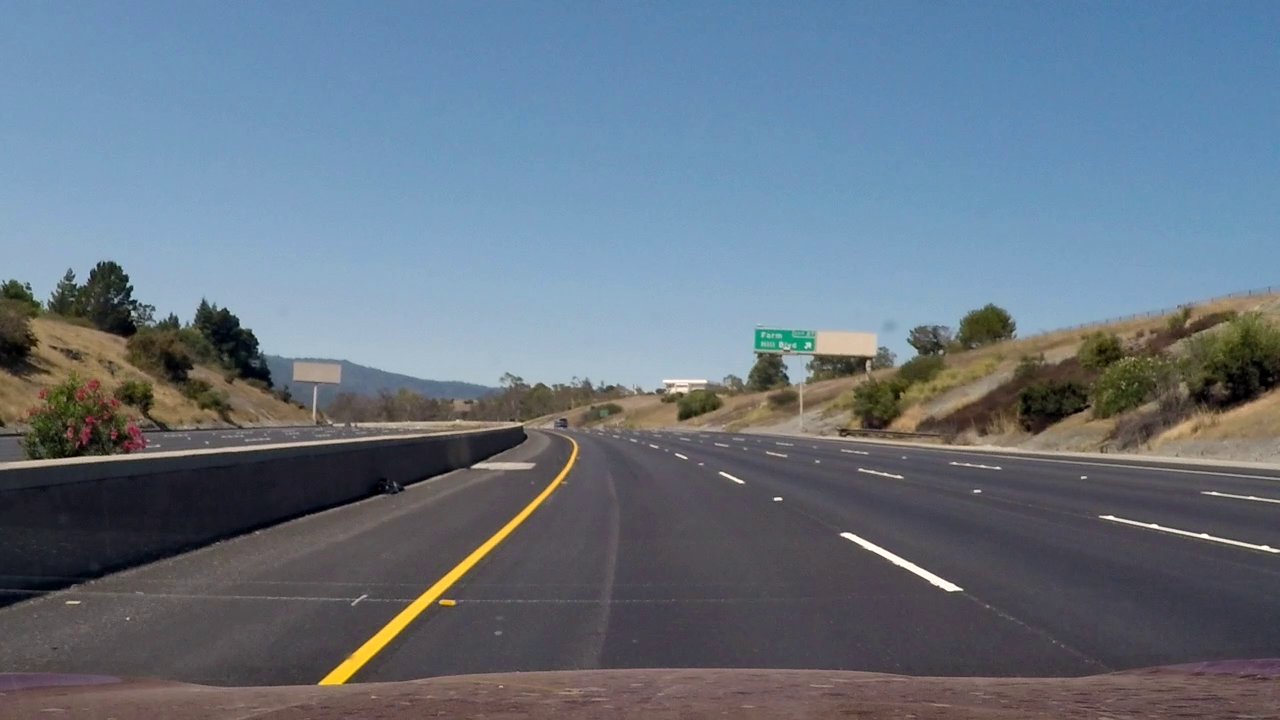
#> input picture frame1.png, 1280 x 720 px, found by its file name; its folder holds only this picture in this run
$ jupyter execute --allow-errors Dev.ipynb   (shell and % lines are left out)
#> lines starting #> are read from the running program, lines starting #| are printed output that depends on the picture; after the words box and inside, x2 and y2 are one past the last pixel; in counts of white or black regions, pixels touching at a corner belong together
[cell 1]
import os
import numpy as np
import cv2
import sys
from scipy import misc
import glob
import matplotlib.pyplot as plt

[cell 2]
original_imgs_path = 'data/crops/original'
depth_imgs_path = 'data/crops/depth'


imgs = glob.glob(os.path.join(original_imgs_path, "*.png"))
depths = glob.glob(os.path.join(depth_imgs_path, "*.png"))

imgs.sort()
depths.sort()

imgPath = 'data/crops/original/frame82.png'
depthPath = 'data/crops/depth/frame82_disp.png'
#> (the rest of this cell did not finish here and is left out)

[cell 3]
position = [900,400,200,150] # x, y ,w, h
#> position = [900, 400, 200, 150]

[cell 4]
img = cv2.imread(imgPath,1)
depth = cv2.imread(depthPath,0)
#> (the rest of this cell did not finish here and is left out)

[cell 5]
def DistanceCompute(imgPath, depthPath, position, showFlag = True):

    img = cv2.imread(imgPath,1)
    depth = cv2.imread(depthPath,0)
    img = cv2.rectangle(img,(900,400),(1100,550),(0,255,0),3)
    crop = depth[400:550,900:1100]
    distance = np.uint8(crop.mean())
    if showFlag:
        plt.imshow(img,cmap='gray')
        plt.show()
    return distance

    if(distance < 80):
        return -1

[cell 6]
def DistanceCompute(depthPath, position, idx, showFlag = True):
#> called with depthPath = 'data/crops/original/frame82.png', position = 'data/crops/depth/frame82_disp.png', showFlag = True
    depth = cv2.imread(depthPath,0)
    for i in range(len(position[idx])):
        top = position[idx][i][0]
        left = position[idx][i][1]
        bottom = position[idx][i][2]
        right = position[idx][i][3]
        depth = cv2.rectangle(depth,(top,left),(bottom,right),(255,255,0),3)
#> this loop made 0 passes
    if showFlag:
        plt.imshow(depth,cmap='gray')
        plt.show()

#> (a cell that did not finish here is left out)

[cell 8]
import numpy as np
import cv2
import matplotlib.pyplot as plt
import PIL.Image as Image
# i prefer PIL to draw the text, more beautiful
import PIL.ImageDraw as ImageDraw
import PIL.ImageFont as ImageFont

[cell 9]
image = cv2.imread('data/crops/original/frame1.png')
#> image is the input picture: shape (720, 1280, 3); mean B, G, R 129.8, 115.7, 102.7
plt.figure(figsize = (10, 10))
plt.subplot(1, 2, 1)
plt.imshow(cv2.cvtColor(image, cv2.COLOR_BGR2RGB))
plt.subplot(1, 2, 2)
plt.imshow(cv2.cvtColor(image, cv2.COLOR_BGR2GRAY), cmap = 'gray')
plt.show()

[cell 10]
import math

def grayscale(img):
    return cv2.cvtColor(img, cv2.COLOR_BGR2GRAY)
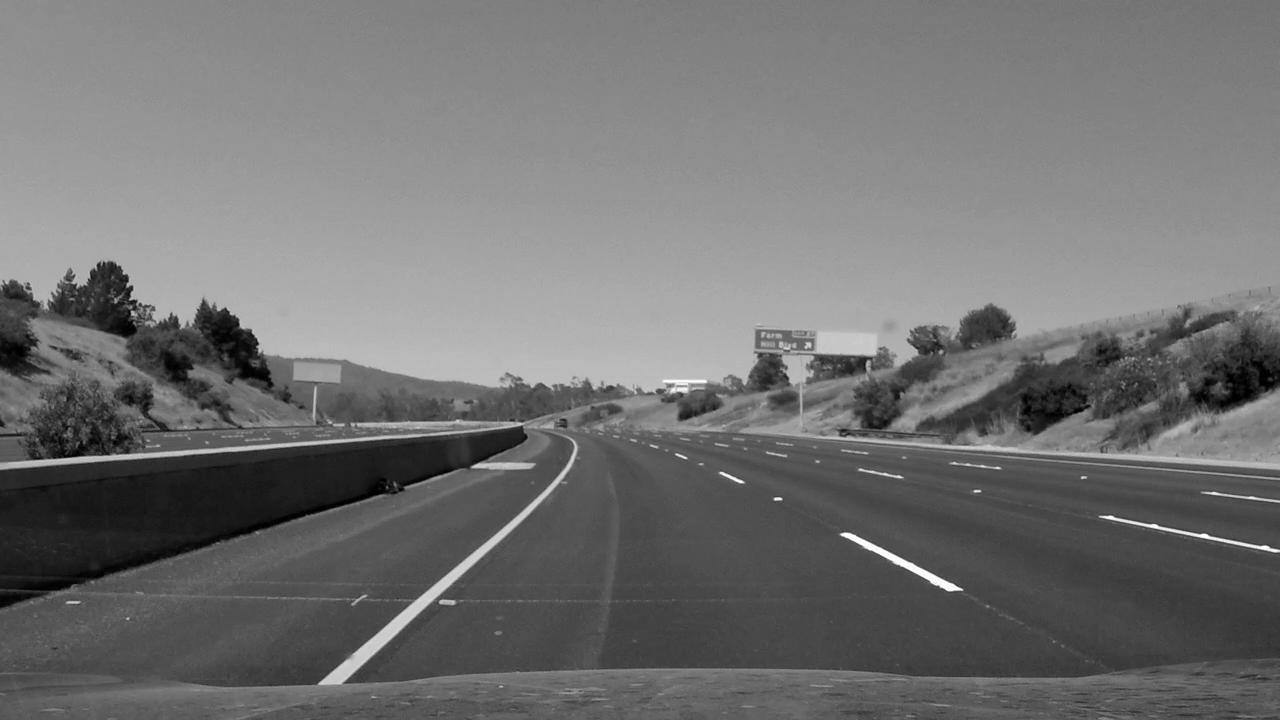
#> returned value: shape (720, 1280); min 0, max 255, mean 113.4

def canny(img, low_threshold, high_threshold):
#> called with low_threshold = 100, high_threshold = 150
    return cv2.Canny(img, low_threshold, high_threshold)
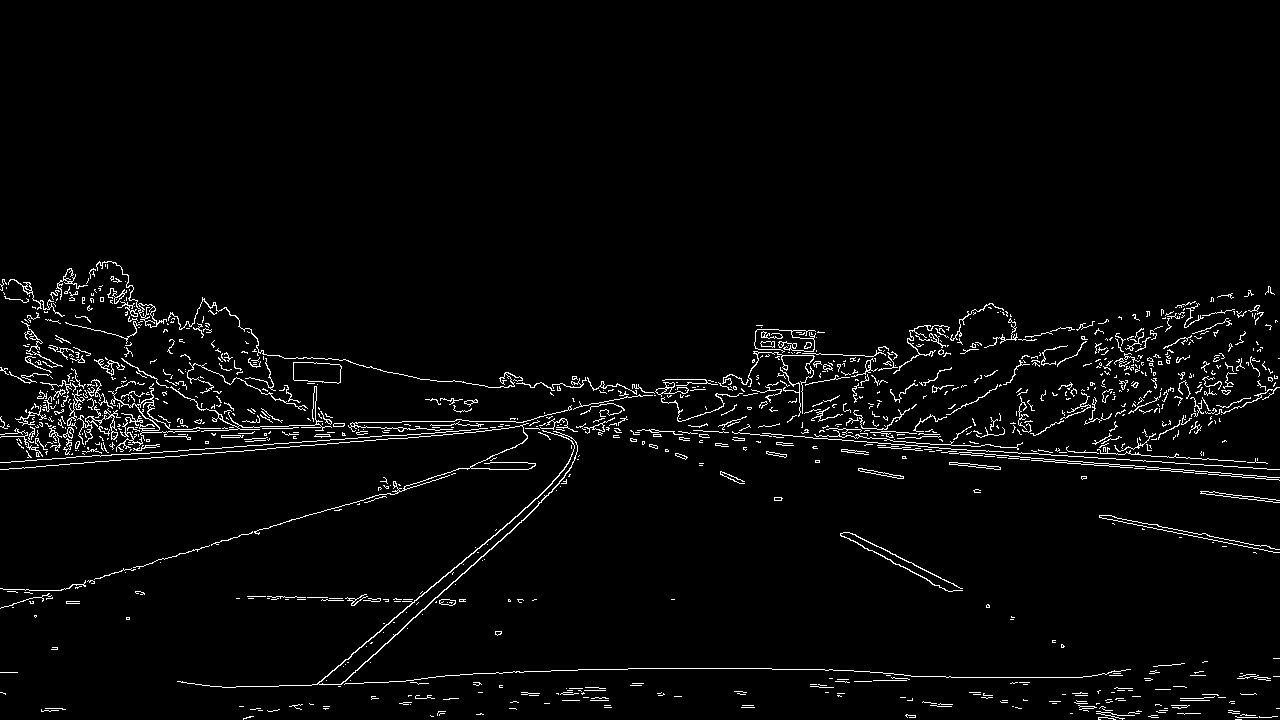
#> returned value: shape (720, 1280); 3% white in thin lines or dots, all inside (x1, y1, x2, y2) = (0, 261, 1280, 720)

def gaussian_blur(img, kernel_size):
#> called with kernel_size = 5
    return cv2.GaussianBlur(img, (kernel_size, kernel_size), 0)

def region_of_interest(img, vertices):
    mask = np.zeros_like(img)
    if len(img.shape) > 2:
        channel_count = img.shape[2]
        ignore_mask_color = (255,) * channel_count
    else:
        ignore_mask_color = 255
    cv2.fillPoly(mask, vertices, ignore_mask_color)
    masked_image = cv2.bitwise_and(img, mask)
    return masked_image

[cell 11]
plt.figure(figsize = (15, 10))

plt.subplot(2, 2, 1)
plt.imshow(grayscale(image), cmap = 'gray')
plt.title('grayscale')

plt.subplot(2, 2, 2)
plt.imshow(canny(image, 100, 150))
plt.title('canny edge detection')

plt.subplot(2, 2, 3)
plt.imshow(gaussian_blur(canny(image, 100, 150), 5))
plt.title('gaussian blur k=5')

plt.subplot(2, 2, 4)
plt.imshow(gaussian_blur(canny(image, 100, 150), 7))
plt.title('gaussian blur k=7')

plt.show()

[cell 12]
blurred = gaussian_blur(canny(image, 100, 150), 7)
rows, cols = image.shape[:2]
#> rows = 720; cols = 1280
bottom_left  = [int(cols*0.05), int(rows*0.95)]
#> bottom_left = [64, 684]
top_left     = [int(cols*0.35), int(rows*0.65)]
#> top_left = [448, 468]
bottom_right = [int(cols*0.95), int(rows*0.95)]
#> bottom_right = [1216, 684]
top_right    = [int(cols*0.65), int(rows*0.65)]
#> top_right = [832, 468]
vertices = np.array([[bottom_left, top_left, top_right, bottom_right]], dtype=np.int32)

[cell 13]
copied = np.copy(blurred)
cv2.line(copied,tuple(bottom_left),tuple(bottom_right), (255, 0, 0), 5)
cv2.line(copied,tuple(bottom_right),tuple(top_right), (255, 0, 0), 5)
cv2.line(copied,tuple(top_left),tuple(bottom_left), (255, 0, 0), 5)
cv2.line(copied,tuple(top_left),tuple(top_right), (255, 0, 0), 5)
plt.imshow(copied)
plt.show()

[cell 14]
copied = np.copy(blurred)
plt.imshow(region_of_interest(copied,vertices))
#> in region_of_interest, `cv2.fillPoly(mask, vertices, ignore_mask_color)`: mask: shape (720, 1280); 18.1% white; 1 white region, box (x1, y1, x2, y2) and area: (64, 468, 1217, 685) 167041
#> in region_of_interest, `masked_image = cv2.bitwise_and(img, mask)`:
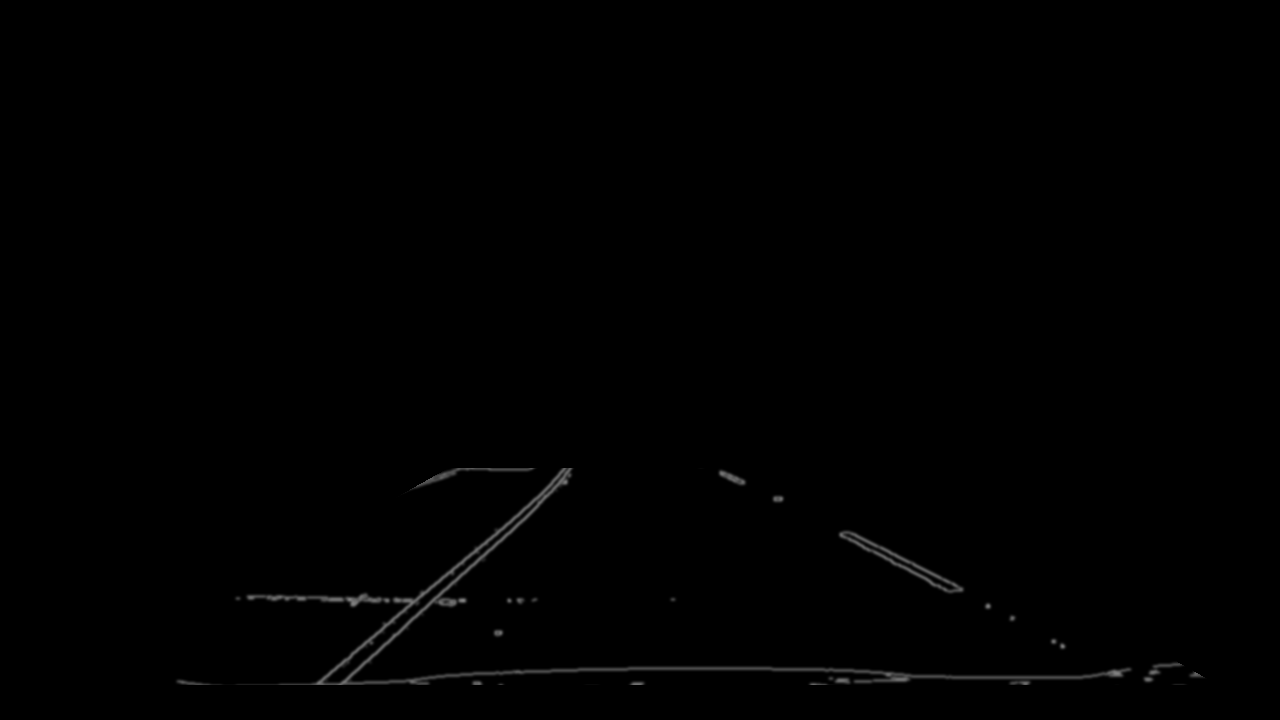
#> masked_image: shape (720, 1280); min 0, max 129, mean 0.9
plt.show()

[cell 15]
interested = region_of_interest(copied,vertices)
plt.figure(figsize = (15, 10))
plt.subplot(1,2,1)
where_left = np.where(interested[:,:interested.shape[1]//2] > 80)
#> where_left = 1779 positions, rows 468 to 684, columns 182 to 639
plt.imshow(interested)
plt.scatter(where_left[1],where_left[0],color='r')
plt.subplot(1,2,2)
where_right = np.where(interested[:,interested.shape[1]//2:] > 80)
#> where_right = 710 positions, rows 471 to 684, columns 0 to 557
plt.imshow(interested)
plt.scatter(where_right[1]+interested.shape[1]//2,where_right[0],color='r')
plt.show()
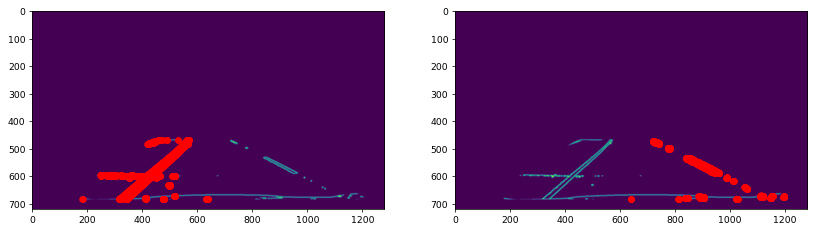
#> figure drawn by matplotlib, 2 panels

[cell 16]
dot_top_left = [np.max(where_left[1]),np.min(where_left[0])]
#> dot_top_left = [639, 468]
pseudo_bottom_left = [np.min(where_left[1]),np.max(where_left[0])]
#> pseudo_bottom_left = [182, 684]
m_left, c_left = np.polyfit([pseudo_bottom_left[1],dot_top_left[1]],
                           [pseudo_bottom_left[0],dot_top_left[0]],1)
#> m_left = -2.12; c_left = 1629.2
dot_bottom_left = [int(image.shape[0]*m_left+c_left),image.shape[0]]
#> dot_bottom_left = [105, 720]
plt.imshow(interested)
plt.scatter(np.max(where_left[1]),np.min(where_left[0]),color='r')
plt.scatter(int(image.shape[0]*m_left+c_left),image.shape[0],color='r')
plt.show()
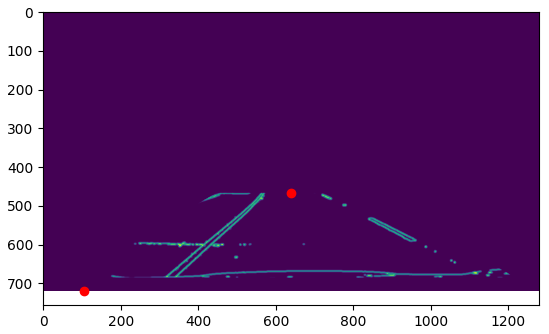
#> figure drawn by matplotlib, 1 panel

[cell 17]
dot_top_right = [image.shape[1]//2+np.min(where_right[1]),np.min(where_right[0])]
#> dot_top_right = [640, 471]
pseudo_bottom_right = [image.shape[1]//2+np.max(where_right[1]),np.max(where_right[0])]
#> pseudo_bottom_right = [1197, 684]
m_right, c_right = np.polyfit([pseudo_bottom_right[1],dot_top_right[1]],
                           [pseudo_bottom_right[0],dot_top_right[0]],1)
#> m_right = 2.62; c_right = -591.7
dot_bottom_right = [int(image.shape[0]*m_right+c_right),image.shape[0]]
#> dot_bottom_right = [1291, 720]
plt.imshow(interested)
plt.scatter(image.shape[1]//2+np.min(where_right[1]),np.min(where_right[0]),color='r')
plt.scatter(int(image.shape[0]*m_right+c_right),image.shape[0],color='r')
plt.show()
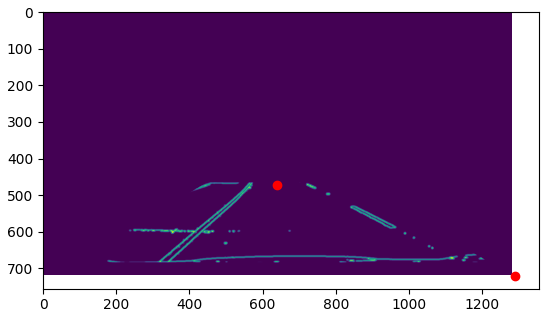
#> figure drawn by matplotlib, 1 panel

[cell 18]
middle_top = [int(dot_top_left[0]+((dot_top_right[0]-dot_top_left[0])/2)),dot_top_left[1]]
#> middle_top = [639, 468]
middle_bottom = [int(dot_bottom_left[0]+((dot_bottom_right[0]-dot_bottom_left[0])/2)),image.shape[0]]
#> middle_bottom = [698, 720]
plt.imshow(interested)
plt.scatter(middle_top[0],middle_top[1],color='r')
plt.scatter(middle_bottom[0],middle_bottom[1],color='r')
plt.show()

[cell 19]
steering_val = middle_bottom[0] - image.shape[1] //2
#> steering_val = 58
if steering_val > 0:
    steering_string = 'right about: %.2fm'%(np.abs(steering_val/100))
#> steering_string = 'right about: 0.58m'
else:
    steering_string = 'left about: %.2fm'%(np.abs(steering_val/100))

[cell 20]
plt.figure(figsize = (15, 7))
copied = np.copy(cv2.cvtColor(image, cv2.COLOR_BGR2RGB))
#> copied: shape (720, 1280, 3)
window_img = np.zeros_like(copied)
polyfill = np.array([bottom_left,bottom_right,top_right,top_left])
#> polyfill = [[64, 684], [1216, 684], [832, 468], [448, 468]]
cv2.fillPoly(window_img, pts =[polyfill], color=(0,255, 0))
copied = cv2.addWeighted(copied, 1, window_img, 0.3, 0)
cv2.line(copied,tuple(dot_top_left),tuple(dot_bottom_left),(255,0,0),5)
cv2.line(copied,tuple(dot_top_right),tuple(dot_bottom_right),(255,0,0),5)
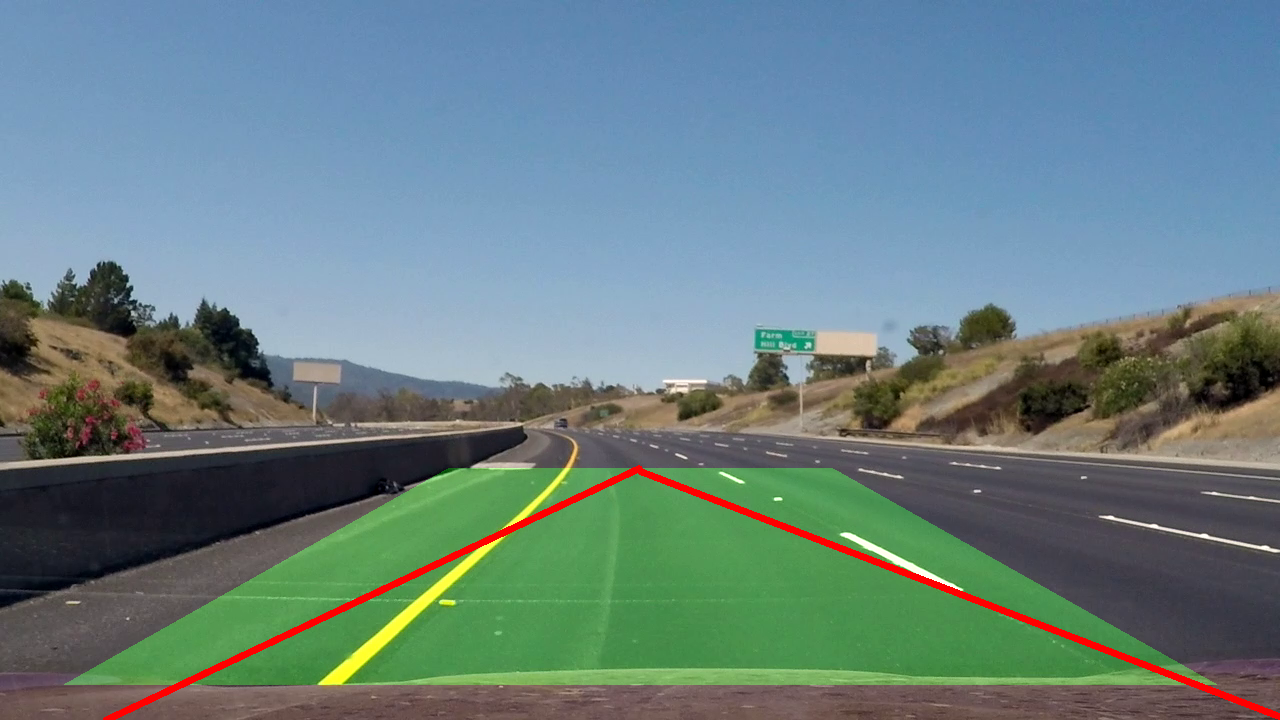
#> copied: shape (720, 1280, 3); mean R, G, B 104.3, 128, 129
cv2.line(copied,tuple(middle_top),tuple(middle_bottom),(255,255,255),1)
#> copied: shape (720, 1280, 3); 0.03% of pixels changed, all inside (x1, y1, x2, y2) = (639, 468, 699, 720)

pil_image = Image.fromarray(np.uint8(copied))
draw = ImageDraw.Draw(pil_image)
#font = ImageFont.truetype('Roboto-Regular.ttf', 40)
draw.text((10, 10),steering_string,fill='white')

plt.imshow(np.array(pil_image))
plt.show()
